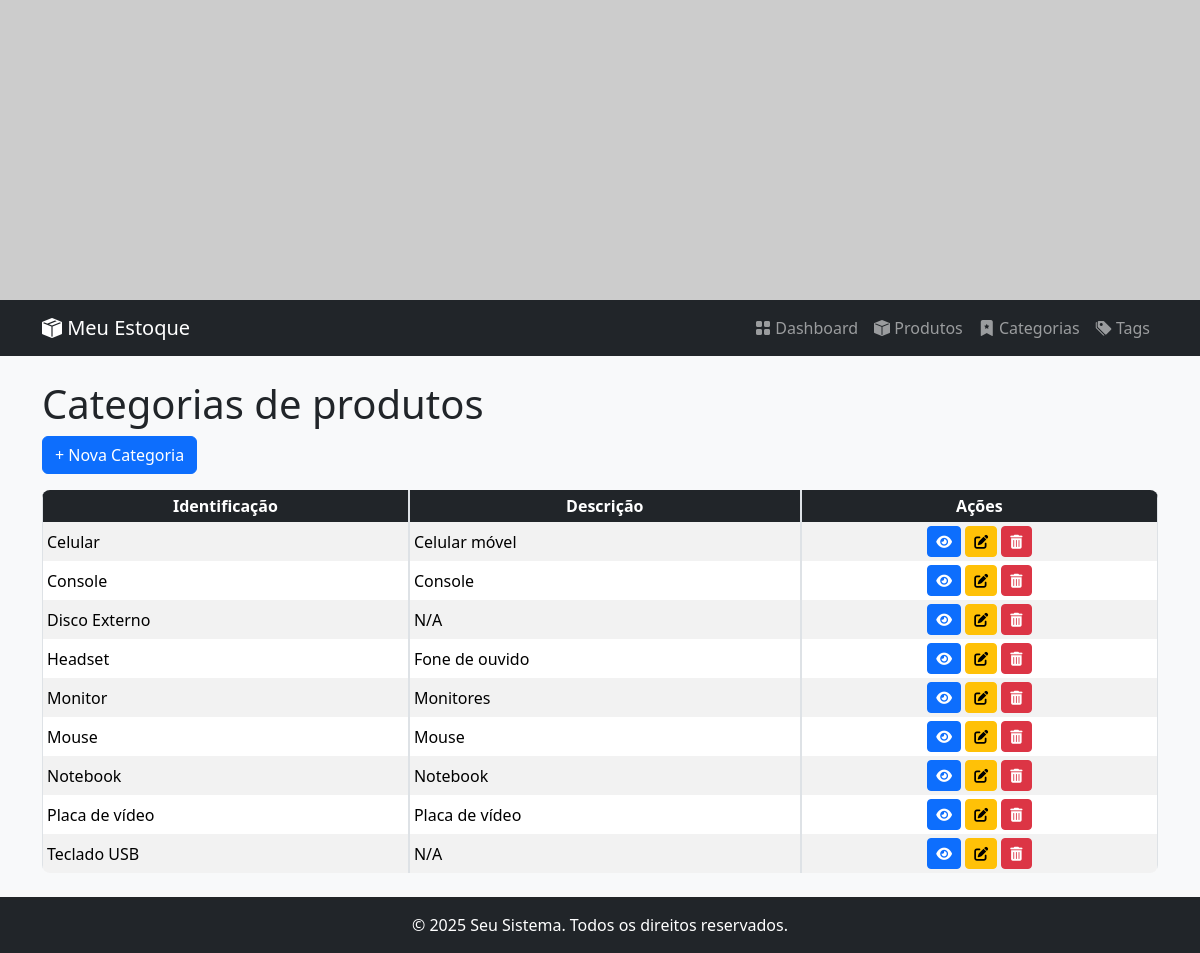
The page /estoque/categorias/ on the database its author committed.
### estoque/models.py (models this page shows, shortened)
class Categoria(models.Model):
    identificacao = models.CharField(max_length=100,
        verbose_name="Identificacao",
        help_text="Informe a identificação da categoria",
        unique=True,
    )
    descricao = models.TextField (
        verbose_name="Descrição",
        help_text="Informe a descrição da categoria",
        default="N/A",
    )
    class Meta:
        verbose_name = "Categoria"
        verbose_name_plural = "Categorias"

### estoque/views.py (the view)
# urls.py: path('categorias/', views.CategoriaListView.as_view(), name='categoria_list'),
class CategoriaListView(ListView):
    model = Categoria
    template_name = 'estoque/categoria_list.html'
    context_object_name = 'categorias'
    ordering = ['identificacao']
    paginate_by = 10

### estoque/templates/estoque/categoria_list.html (shortened to what this page needs)
{% extends "estoque/base.html" %}
{% block content %}
<h1>Categorias de produtos</h1>
<a href="{% url 'estoque:categoria_create' %}" class="btn btn-primary mb-3">+ Nova Categoria</a>
<table class="table table-bordered table-striped table-sm table-custom">
    <thead>
        <tr>
            <th>Identificação</th>
            <th>Descrição</th>
            <th>Ações</th>
        </tr>
    </thead>
    <tbody>
        {% for categoria in categorias %}
            <tr>
                <td>{{ categoria.identificacao }}</td>
                <td>{{ categoria.descricao }}</td>
                <td class="acoes-btn-group">
                    <a href="{% url 'estoque:categoria_detail' categoria.pk %}" class="btn btn-primary btn-sm btn-action" title="Detalhes">
                        <i class="fas fa-eye"></i>
                    </a>
                    <a href="{% url 'estoque:categoria_update' categoria.pk %}" class="btn btn-warning btn-sm btn-action" title="Editar">
                        <i class="fas fa-edit"></i>
                    </a>
                    <a href="{% url 'estoque:categoria_delete' categoria.pk %}" class="btn btn-danger btn-sm btn-action" title="Deletar">
                        <i class="fas fa-trash-alt"></i>
                    </a>
                </td>
            </tr>
        {% empty %}
            <tr><td colspan="3">Nenhuma categoria cadastrada.</td></tr>
        {% endfor %}
    </tbody>
</table>
{% endblock %}

### estoque/templates/estoque/base.html (style rules this page uses)
body { background-color: #f8f9fa; }

### estoque/templates/estoque/categoria_list.html (style rules this page uses)
.table-custom { border-collapse: separate; border-spacing: 0; border-radius: 8px; overflow: hidden; }
.table-custom thead th { background-color: #212529; color: white; text-align: center; vertical-align: middle; }
.table-custom tbody tr:nth-child(even) { background-color: #f8f9fa; }
.table-custom td, .table-custom th { vertical-align: middle; text-align: center; }
.table-custom td:nth-child(1), .table-custom td:nth-child(2) { text-align: left; }
.acoes-btn-group { white-space: nowrap; }

### rows shown on the page
Categoria: identificacao "Celular", descricao "Celular móvel"
Categoria: identificacao "Console", descricao "Console"
Categoria: identificacao "Disco Externo", descricao "N/A"
Categoria: identificacao "Headset", descricao "Fone de ouvido"
Categoria: identificacao "Monitor", descricao "Monitores"
Categoria: identificacao "Mouse", descricao "Mouse"
Categoria: identificacao "Notebook", descricao "Notebook"
Categoria: identificacao "Placa de vídeo", descricao "Placa de vídeo"
Categoria: identificacao "Teclado USB", descricao "N/A"
